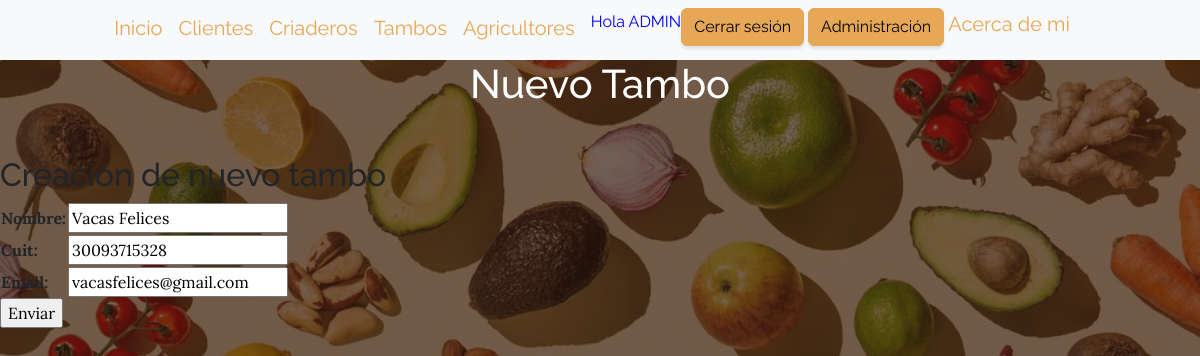
Screenshot of /aplicacion/update_tambo/1/ (signed in) with the database file from the repository.
### aplicacion/models.py (models this page shows, shortened)
class Tambo(models.Model):
    nombre=models.CharField(max_length=50)
    cuit=models.IntegerField()
    email=models.EmailField()

### aplicacion/views.py (the view)
# urls.py: path('update_tambo/<int:pk>/', TamboUpdate.as_view(), name="update_tambo"),
class TamboUpdate(LoginRequiredMixin, UpdateView):
    model = Tambo
    fields = ['nombre', 'cuit', 'email']
    success_url = reverse_lazy('tambos')

### aplicacion/templates/aplicacion/tambo_form.html (shortened to what this page needs)
{% extends 'aplicacion/base.html' %}
{% load static %}
{% block cabecera %}
    Nuevo Tambo
{% endblock cabecera %}
{% block contenido %}
    <h2>Creación de nuevo tambo</h2>
    <form action="" method="post">
        <table>
        {{ form.as_table}}
        </table>
        <input type="submit" value="Enviar">
    </form>
{% endblock contenido %}

### aplicacion/templates/aplicacion/base.html (shortened to what this page needs)
<!DOCTYPE html>
<html lang="en">
    <head>
        {% load static %}
        <link rel="stylesheet" href="https://stackpath.bootstrapcdn.com/font-awesome/4.7.0/css/font-awesome.min.css">
        <link href="https://cdn.jsdelivr.net/npm/bootstrap@5.3.1/dist/css/bootstrap.min.css" rel="stylesheet">
        <link href="{% static 'aplicacion/css/styles.css' %}" rel="stylesheet" />
    </head>
    <body>
        <nav class="navbar navbar-expand-lg bg-body-tertiary" id="mainNav">
            <div class="container">
                <div class="collapse navbar-collapse" id="navbarSupportedContent">
                    <ul class="navbar-nav mx-auto">
                        <a class="navbar-brand" href="{% url 'inicio' %}">Inicio</a>
                        {% if user.is_authenticated %}
                        <a class="navbar-brand" href="{% url 'clientes' %}">Clientes</a>
                        <a class="navbar-brand" href="{% url 'criaderos' %}">Criaderos</a>
                        <a class="navbar-brand" href="{% url 'tambos' %}">Tambos</a>
                        <a class="navbar-brand" href="{% url 'agricultores' %}">Agricultores</a>
                        <p style="color:blue">Hola {{ user.username|upper }}</p>
                        <div>
                        <a class="btn btn-primary" href="{% url 'logout' %}">Cerrar sesión</a>
                        <a class="btn btn-primary" href="{% url 'admin:index' %}">Administración</a>
                        <a class="navbar-brand" href="{% url 'acerca' %}">Acerca de mi</a>
                        {% else %}
                        <a class="btn btn-info" href="{% url 'register' %}">Registrarse</a>
                        <a class="btn btn-info" href="{% url 'login' %}">Login</a>
                        {% endif %}
                    </ul>
                </div>
            </div>
        </nav>
        <header class="masthead">
            <div class="container position-relative">
                <div class="row justify-content-center">
                    <div class="col-xl-6">
                        <div class="text-center text-white">
                            <h1 class="mb-5">
                                {% block cabecera %}{% endblock cabecera %}
                            </h1>
                        </div>
                    </div>
                </div>
            </div>
        </header>
        {% block contenido %}{% endblock contenido %}
    </body>
</html>

### rows the page displays
Tambo: nombre "Vacas Felices", cuit "30093715328", email "vacasfelices@gmail.com"

### other values shown
{{ user.username|upper }} "ADMIN"
